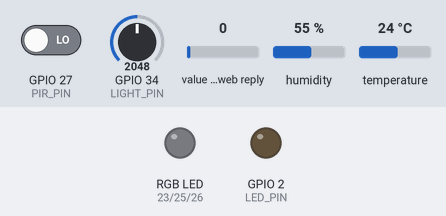
This program was run on a simulated ESP32. Parts: an RGB LED mixed from three pins (HIGH = lit), output pins drawn as LEDs (lit = HIGH). The test bench sets the inputs (shaded band); at power-on: humidity 55 %, GPIO 27 (PIR_PIN) LOW, temperature 24 °C, GPIO 34 (LIGHT_PIN) = 2048, value in the web reply 0. WiFi joins after 1.5 s; servers stay silent unless stated; uploads are accepted with an empty reply; web services answer with replies made up by the test bench; what the program prints to the serial monitor is not drawn.

Above: at 4.9 s.
5.0 s: humidity set to 69 %
17.6 s: humidity set to 72 %
23.9 s: GPIO 27 (PIR_PIN) driven HIGH
At 26.1 s:
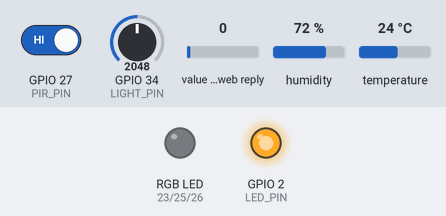
26.6 s: temperature set to 29.2 °C
34.8 s: temperature set to 30.6 °C
Timing chart, 0 to 37.8 s (numbered marks = the images above; inputs shaded):
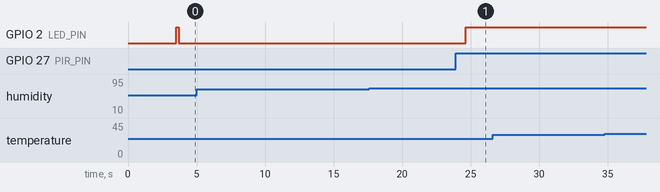

Measured:
- after the input at 5.0 s, every drawn part: stays the same
- after the input at 17.6 s, every drawn part: stays the same
- after the input at 23.9 s, GPIO 2 (LED_PIN): LOW → HIGH after 0.75 s
- after the input at 26.6 s, every drawn part: stays the same
- after the input at 34.8 s, every drawn part: stays the same

The program:

main.cpp
```cpp
#include <WiFi.h>
#include <HTTPClient.h>
#include <ArduinoJson.h>
#include <DHTesp.h>

// ============ CONFIGURATION ============
const char* THINGSPEAK_CHANNEL_ID = "3424030";
const char* THINGSPEAK_WRITE_KEY  = "OECVKXYWKIUTMSR6";
const char* THINGSPEAK_READ_KEY   = "THNAJESH2V3J2Y9I";
const char* ROOM                  = "A101";
const char* DEVICE_ID             = "ESP32-A101";

// ============ Network ============
const char* WIFI_SSID     = "Wokwi-GUEST";
const char* WIFI_PASSWORD = "";

// ============ Server URLs ============
const char* THINGSPEAK_URL = "http://api.thingspeak.com/update";
const char* API_BASE_URL   = "https://smart-campus-api-y8qy.onrender.com";

// ============ Timing ============
const unsigned long SEND_INTERVAL      = 15000;
const unsigned long HEARTBEAT_INTERVAL = 60000;

// ============ Pins — Wokwi wiring ============
#define DHT_PIN    15
#define LIGHT_PIN  34
#define PIR_PIN    27
#define LED_PIN    2
#define LED_R_PIN  23
#define LED_G_PIN  25
#define LED_B_PIN  26

// ============ LEDC PWM ============
#define CH_R     0
#define CH_G     1
#define CH_B     2
#define PWM_FREQ 5000
#define PWM_RES  8

// ============ DHT22 ============
DHTesp dht;

// ============ State ============
unsigned long lastSendTime      = 0;
unsigned long lastHeartbeatTime = 0;
float battery     = 100.0;
float temperature = 22.0;
float humidity    = 45.0;
float light       = 300.0;
bool  presence    = false;

// ============ Forward Declarations ============
void connectWiFi();
void readSensors();
void sendToThingSpeak();
void sendHeartbeat();
void checkLedCommand();
void autoUpdateLedByCondition();
void setLedColor(const char* color, int brightness);

// ============ Setup ============
void setup() {
  Serial.begin(115200);
  Serial.println("\n🚀 Smart Campus ESP32 — Room: " + String(ROOM));

  dht.setup(DHT_PIN, DHTesp::DHT22);
  delay(2000); // DHT22 warmup

  pinMode(PIR_PIN, INPUT);
  pinMode(LED_PIN, OUTPUT);
  digitalWrite(LED_PIN, LOW);

  ledcSetup(CH_R, PWM_FREQ, PWM_RES);
  ledcSetup(CH_G, PWM_FREQ, PWM_RES);
  ledcSetup(CH_B, PWM_FREQ, PWM_RES);
  ledcAttachPin(LED_R_PIN, CH_R);
  ledcAttachPin(LED_G_PIN, CH_G);
  ledcAttachPin(LED_B_PIN, CH_B);
  setLedColor("off", 0);

  connectWiFi();
  sendHeartbeat();
}

// ============ Loop ============
void loop() {
  unsigned long now = millis();

  readSensors();

  if (now - lastSendTime >= SEND_INTERVAL) {
    sendToThingSpeak();
    lastSendTime = now;
  }

  if (now - lastHeartbeatTime >= HEARTBEAT_INTERVAL) {
    sendHeartbeat();
    lastHeartbeatTime = now;
  }

  checkLedCommand();
  autoUpdateLedByCondition(); // ← auto LED color based on conditions

  delay(2000);
}

// ============ WiFi ============
void connectWiFi() {
  Serial.print("📡 Connecting to WiFi...");
  WiFi.begin(WIFI_SSID, WIFI_PASSWORD);

  int attempts = 0;
  while (WiFi.status() != WL_CONNECTED && attempts < 30) {
    delay(500);
    Serial.print(".");
    attempts++;
  }

  if (WiFi.status() == WL_CONNECTED) {
    Serial.println("\n✅ WiFi connected! IP: " + WiFi.localIP().toString());
    digitalWrite(LED_PIN, HIGH);
  } else {
    Serial.println("\n❌ WiFi failed! Restarting...");
    ESP.restart();
  }
}

// ============ Read Sensors ============
void readSensors() {
  static unsigned long lastDhtRead = 0;
  unsigned long now = millis();

  if (now - lastDhtRead >= 2000) {
    lastDhtRead = now;
    TempAndHumidity data = dht.getTempAndHumidity();

    if (dht.getStatus() == DHTesp::ERROR_NONE
        && data.temperature >  0.0 && data.temperature < 50.0
        && data.humidity    >  5.0 && data.humidity    < 99.0) {
      temperature = data.temperature;
      humidity    = data.humidity;
    } else {
      Serial.println("⚠️  DHT22 bad value, keeping last");
    }
  }

  light    = (analogRead(LIGHT_PIN) / 4095.0) * 1000.0;
  presence = digitalRead(PIR_PIN) == HIGH;

  battery -= 0.001;
  if (battery < 0) battery = 0;

  digitalWrite(LED_PIN, presence ? HIGH : LOW);

  Serial.printf("📊 T:%.1f°C  H:%.1f%%  L:%.0f lux  P:%s  B:%.0f%%\n",
    temperature, humidity, light,
    presence ? "YES" : "NO", battery);

  // Alert conditions
  if (temperature > 30.0) Serial.printf("🔴 ALERT: High temp! %.1f°C\n", temperature);
  if (humidity    > 70.0) Serial.printf("🔵 ALERT: High humidity! %.1f%%\n", humidity);
  if (light       < 100.0) Serial.printf("🟡 ALERT: Low light! %.0f lux\n", light);
  if (presence)             Serial.println("🟢 INFO: Presence detected");
  if (battery     < 20.0) Serial.printf("🔋 ALERT: Low battery! %.0f%%\n", battery);

  // Active LED prediction
  if      (temperature > 30.0) Serial.println("💡 LED → RED (heat alert)");
  else if (humidity    > 70.0) Serial.println("💡 LED → BLUE (high humidity)");
  else if (light       < 100.0) Serial.println("💡 LED → YELLOW (dark room)");
  else if (presence)            Serial.println("💡 LED → GREEN (occupied)");
  else                          Serial.println("💡 LED → GREEN (default) or OFF");
}

// ============ Send to ThingSpeak ============
void sendToThingSpeak() {
  if (WiFi.status() != WL_CONNECTED) { connectWiFi(); return; }

  HTTPClient http;
  String url = String(THINGSPEAK_URL)
    + "?api_key=" + THINGSPEAK_WRITE_KEY
    + "&field1="  + String(temperature, 1)
    + "&field2="  + String(humidity,    1)
    + "&field3="  + String(light,       0)
    + "&field4="  + String(presence ? 1 : 0)
    + "&field5="  + String(battery,     0);
  // ⚠️ field6 owned by autoUpdateLedByCondition — do NOT write here

  http.begin(url);
  http.setTimeout(15000);
  int httpCode = http.GET();

  if (httpCode == 200) {
    Serial.println("✅ ThingSpeak updated (entry: " + http.getString() + ")");
  } else {
    Serial.println("❌ ThingSpeak failed: " + String(httpCode));
  }
  http.end();
}

// ============ Heartbeat ============
void sendHeartbeat() {
  if (WiFi.status() != WL_CONNECTED) return;

  HTTPClient http;
  String url = String(API_BASE_URL) + "/api/devices/heartbeat";

  http.begin(url);
  http.setTimeout(15000);
  http.addHeader("Content-Type", "application/json");

  JsonDocument doc;
  doc["deviceId"]            = DEVICE_ID;
  doc["room"]                = ROOM;
  doc["battery"]             = (int)battery;
  doc["wifiSignal"]          = WiFi.RSSI();
  doc["firmware"]            = "1.0.0";
  doc["thingspeakChannelId"] = THINGSPEAK_CHANNEL_ID;
  doc["thingspeakReadKey"]   = THINGSPEAK_READ_KEY;

  String payload;
  serializeJson(doc, payload);

  int httpCode = http.POST(payload);
  if (httpCode == 200 || httpCode == 201) {
    Serial.println("💓 Heartbeat sent successfully");
  } else {
    Serial.println("❌ Heartbeat failed: " + String(httpCode));
    Serial.println("   Response: " + http.getString());
  }
  http.end();
}

// ============ Auto LED update by sensor condition ============
// Writes field6 to ThingSpeak every 15s based on live sensor values
void autoUpdateLedByCondition() {
  static unsigned long lastAutoUpdate = 0;
  if (millis() - lastAutoUpdate < 15000) return;
  lastAutoUpdate = millis();

  if (WiFi.status() != WL_CONNECTED) return;

  String color      = "green";
  int    brightness = 200;

  if      (temperature > 30.0)  { color = "red";    brightness = 255; }
  else if (humidity    > 70.0)  { color = "blue";   brightness = 200; }
  else if (light       < 100.0) { color = "yellow"; brightness = 200; }
  else if (presence)            { color = "green";  brightness = 180; }

  String field6 = "1:" + color + ":" + String(brightness);

  HTTPClient http;
  String url = "http://api.thingspeak.com/update?api_key="
               + String(THINGSPEAK_WRITE_KEY)
               + "&field6=" + field6;
  http.begin(url);
  http.setTimeout(8000);
  http.GET();
  http.end();

  Serial.println("🔄 Auto LED → " + field6);
}

// ============ Check LED command from ThingSpeak field6 ============
void checkLedCommand() {
  static unsigned long lastLedCheck = 0;
  if (millis() - lastLedCheck < 10000) return;
  lastLedCheck = millis();

  if (WiFi.status() != WL_CONNECTED) return;

  HTTPClient http;
  String url = "http://api.thingspeak.com/channels/"
               + String(THINGSPEAK_CHANNEL_ID)
               + "/fields/6/last.txt?api_key="
               + String(THINGSPEAK_READ_KEY);

  http.begin(url);
  http.setTimeout(10000);
  int httpCode = http.GET();

  if (httpCode == 200) {
    String field6 = http.getString();
    field6.trim();

    if (field6 == "-1" || field6 == "" || field6 == "0:off:0") {
      setLedColor("off", 0);
      Serial.println("💡 LED: off");
      http.end();
      return;
    }

    Serial.println("💡 LED command: '" + field6 + "'");

    int sep1 = field6.indexOf(':');
    int sep2 = field6.lastIndexOf(':');

    if (sep1 != -1 && sep2 != -1 && sep1 != sep2) {
      String onStr     = field6.substring(0, sep1);
      String colorStr  = field6.substring(sep1 + 1, sep2);
      String brightStr = field6.substring(sep2 + 1);

      bool ledOn      = onStr.toInt() == 1;
      int  brightness = brightStr.toInt();

      if (ledOn) {
        setLedColor(colorStr.c_str(), brightness);
        Serial.printf("💡 LED: %s (brightness: %d)\n", colorStr.c_str(), brightness);
      } else {
        setLedColor("off", 0);
        Serial.println("💡 LED: off");
      }
    }
  } else {
    Serial.println("⚠️  LED check failed: " + String(httpCode));
  }
  http.end();
}

// ============ Set RGB LED Color ============
void setLedColor(const char* color, int brightness) {
  int r = 0, g = 0, b = 0;

  if      (strcmp(color, "red")    == 0) { r = brightness; }
  else if (strcmp(color, "green")  == 0) { g = brightness; }
  else if (strcmp(color, "blue")   == 0) { b = brightness; }
  else if (strcmp(color, "yellow") == 0) { r = brightness; g = brightness; }
  else if (strcmp(color, "white")  == 0) { r = brightness; g = brightness; b = brightness; }

  ledcWrite(CH_R, r);
  ledcWrite(CH_G, g);
  ledcWrite(CH_B, b);
}
```
